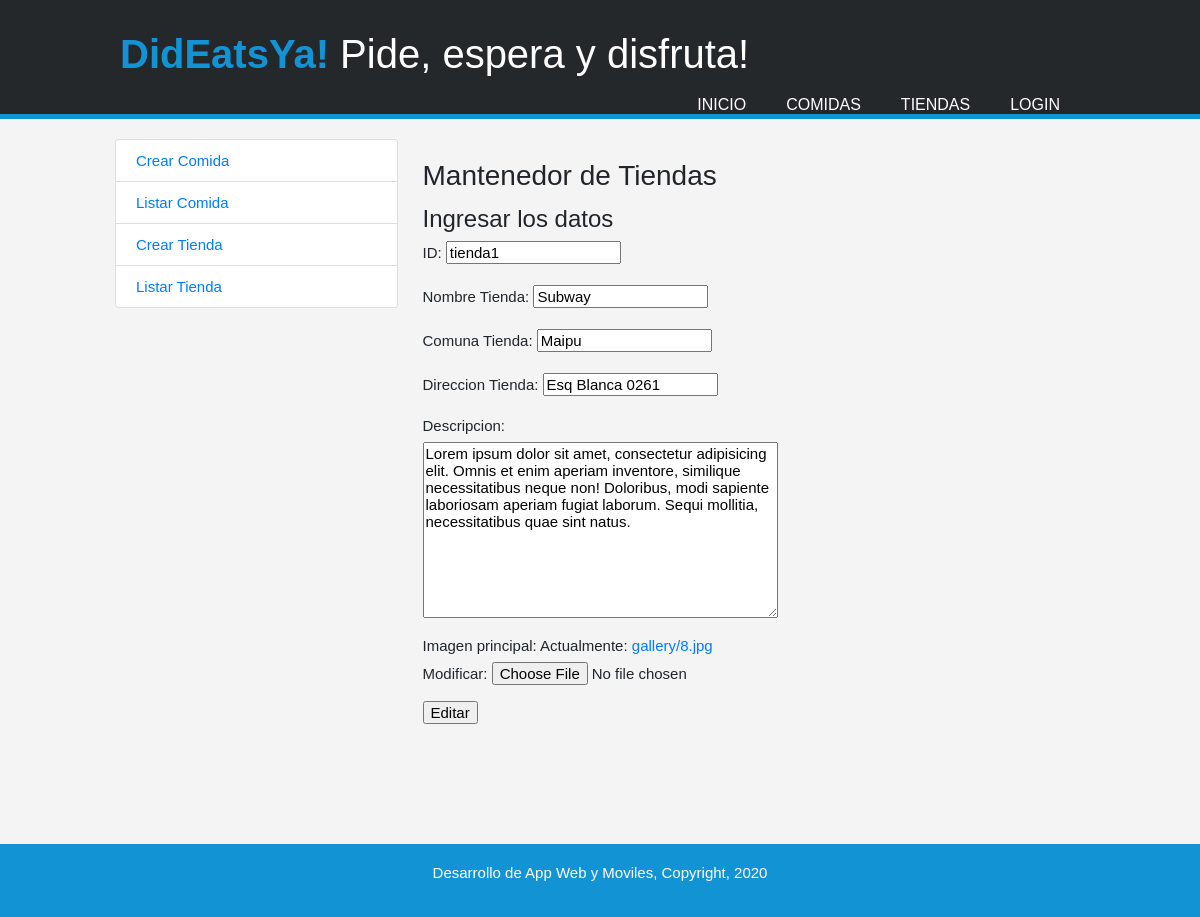
/tiendas/mantenedor/editar/tienda1/, run on the app's committed database.
### tiendas/models.py (models this page shows, shortened)
class Tienda(models.Model):
	tienda_id = models.CharField(max_length=10,help_text="Ingrese ID de la Tienda",primary_key=True)
	tienda_nombre = models.CharField(max_length=200, help_text="Ingrese Nombre de la Tienda")
	tienda_comuna = models.CharField(max_length=200, help_text="Ingrese Comuna de la Tienda")
	tienda_direccion = models.CharField(max_length=200, help_text="Ingrese Direccion de la Tienda")
	tienda_descripcion=models.TextField(max_length=3000, help_text="Ingrese la descripcion de la Tienda")
	tienda_imagen=models.ImageField(upload_to="gallery", null=True)

### tiendas/views.py (the view)
# urls.py: path(r'mantenedor/editar/<pk>/', TiendaUpdate, name='editar'),
def TiendaUpdate(request, pk = None):
    instance = get_object_or_404(Tienda, tienda_id = pk)
    form = TiendaCreateForm(request.POST or None, request.FILES or None,instance=instance)
    if form.is_valid():
        instance = form.save(commit=True)
        instance.save()
        return HttpResponseRedirect(instance.get_absolute_url())
    context = {
        "title": "Editar",
        "instance":instance,
        "form" : form
    }
    return render(request, "tiendas/tienda_crear.html",context)

### templates/tiendas/tienda_crear.html (shortened to what this page needs)
{% extends "main_template.html" %}
{% load humanize %}
{% block content %}
{% load static %}
<link rel="stylesheet" href="{% static '/style.css' %}">
<link rel="stylesheet" href="{% static '/menu/menustyle.css' %}">
<header>
        <div class="contenedor">
            <div class="marca">
                <h1><span class="resaltado">DidEatsYa!</span> Pide, espera y disfruta!</h1>
            </div>
            <nav>
                <ul>
                    <li id="1"><a href="{% url 'inicio' %}">Inicio</a></li>
                    <li id="2"><a href="{% url 'comidas:allfoods' %}">Comidas</a></li>
                    <li id="3"><a href="{% url 'tiendas:allstores' %}">Tiendas</a></li>
                    {% if user.is_authenticated %}
                            <li style="width:12%" class="navli"><a href="#">{{ user.get_username }}</a>
                                <ul class="child">
                                    <li><a href= "{{ user.cuenta.get_absolute_url }}">Profile</a></li>
                                    {% if user.is_superuser %}
                                        <li><a href="{% url 'comidas:buscar' %}">Mantenedor Comida</a></li>
                                        <li class="actual"><a href="{% url 'tiendas:buscar' %}">Mantenedor Tiendas</a></li>
                                    {% endif %}
                                    <li><a href="{% url 'logout' %}">Logout</a></li>
                                </ul>
                            </li>
                        {% else %}
                            <li><a href="{% url 'login' %}?next={{request.path}}">Login</a>
                        {% endif %}
                </ul>
            </nav>
        </div>
</header>
<div class="container">
    {% include 'tiendas/lateral_bar.html' %}
    <div class="row">
        <div class="col-lg-20">
            <div class="card-body">
                <h3 class="card-title">Mantenedor de Tiendas</h3>
                <h4>Ingresar los datos</h4>
                <div class="tab-pane fade show active" id="usr" role="tabpanel" aria-labelledby="home-tab">
                    <form enctype="multipart/form-data" method="POST">{% csrf_token %}
                        {{ form.as_p }}
                        <input type="submit" value="{{ title }}">
                    </form>
                </div>
            </div>
        </div>
    </div>
</div>
{% endblock %}|

### static/style.css (style rules this page uses)
body { font: 15px Arial, Helvetica, sans-serif; padding: 0; margin: 0; background-color: #f4f4f4; }
.contenedor { width: 80%; margin: auto; overflow: hidden; }
ul { margin: 0; padding: 0; }
header { background-color: #24282B; color: #FFFFFF; padding-top: 30px; min-height: 70px; border-bottom: 5px solid #1293D4; }
header a { color: #FFFFFF; text-decoration: none; text-transform: uppercase; font-size: 16px; }
header li { float: left; display: inline; padding: 0px 20px 0px 20px; }
header nav { float: right; margin-top: 10px; }
header .resaltado, header .actual a { color: #1293D4; font-weight: bold; }

### static/menu/menustyle.css (style rules this page uses)
body { margin : 0; padding : 0; background-position : center; font-family : Helvetica; }
.container { width : 90%; max-width : 1000px; margin : 20px auto; display : grid; grid-gap : 20px; grid-template-columns : repeat(3, 1fr); grid-template-rows : repeat(5, auto); grid-template-areas : "header header header" "galery galery galery" "widget-1 widget-1 widget-1" "widget-2 widget-2 widget-2" "footer footer footer"; }

### data on the page
Tienda: tienda_id "tienda1", tienda_nombre "Subway", tienda_comuna "Maipu", tienda_direccion "Esq Blanca 0261", tienda_descripcion "Lorem ipsum dolor sit amet, consectetur adipisicing elit. Omnis et enim aperiam inventore, similique necessitatibus neque non! Doloribus, modi sapiente laboriosam aperiam fugiat laborum. Sequi mollitia, necessitatibus quae sint natus."
